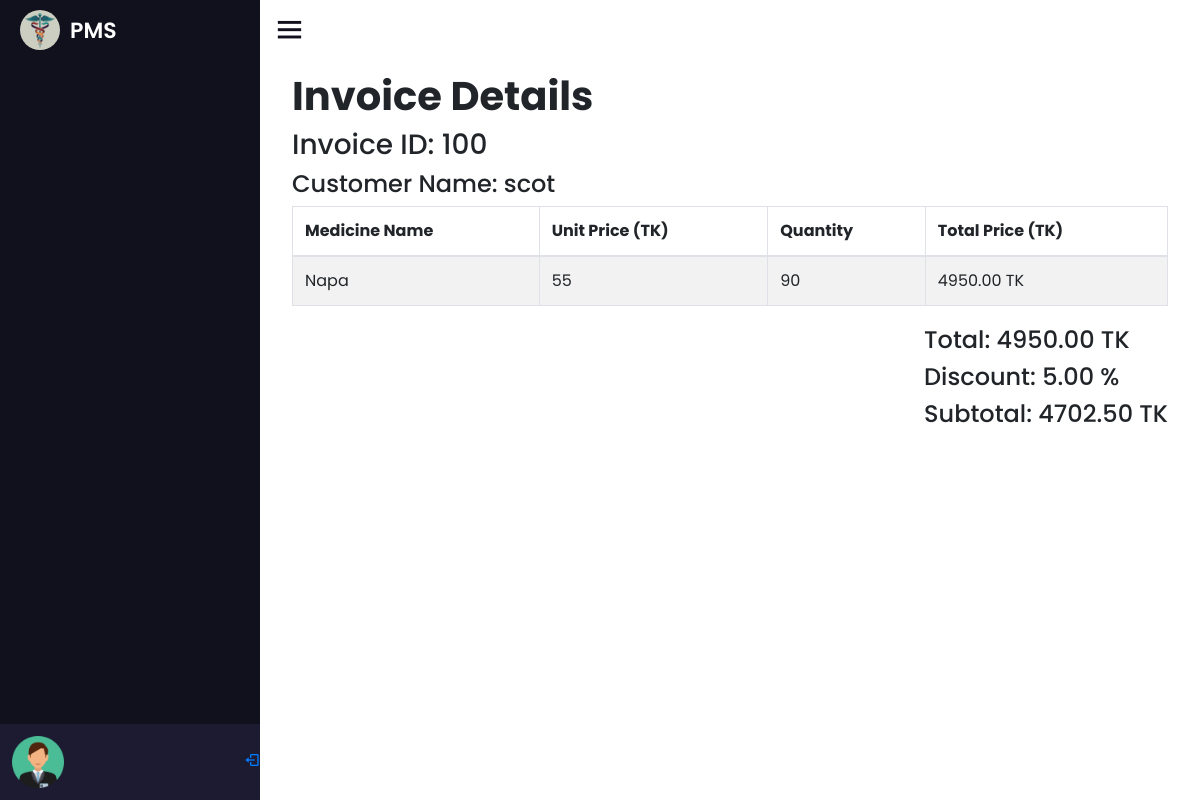
/invoice_details.php?invoice_id=100, run on the app's committed database.
### tables this page shows
CREATE TABLE `invoices` (
  `invoice_id` int(11) NOT NULL,
  `employee_id` int(11) NOT NULL,
  `customer_id` int(11) NOT NULL,
  `total` decimal(10,2) NOT NULL,
  `discount` decimal(10,2) DEFAULT 0.00,
  `subtotal` decimal(10,2) NOT NULL,
  `profit` int(11) NOT NULL,
  `created_at` timestamp NOT NULL DEFAULT current_timestamp()
);

CREATE TABLE `customer` (
  `customer_id` int(11) NOT NULL,
  `customer_name` varchar(100) NOT NULL,
  `customer_email` varchar(100) NOT NULL,
  `customer_number` varchar(100) NOT NULL,
  `date` timestamp NOT NULL DEFAULT current_timestamp()
);

CREATE TABLE `medicine` (
  `medicine_id` int(11) NOT NULL,
  `catagory_id` int(11) NOT NULL,
  `medicine_name` varchar(100) NOT NULL,
  `brand_id` int(100) NOT NULL,
  `generic_id` int(100) NOT NULL,
  `date` timestamp NOT NULL DEFAULT current_timestamp()
);

CREATE TABLE `invoice_items` (
  `invoice_item_id` int(11) NOT NULL,
  `invoice_id` int(11) NOT NULL,
  `medicine_id` int(11) NOT NULL,
  `quantity` int(11) NOT NULL,
  `total_price` decimal(10,2) NOT NULL
);

### invoice_details.php (the view, shortened to what this page needs)
<?php
include 'nav/nav.php';
$invoice_id = $_GET['invoice_id'];
$query = "SELECT invoices.invoice_id, customer.customer_name, invoices.discount, invoices.subtotal,invoices.total, invoices.created_at,
          invoice_items.medicine_id, Medicine.medicine_name, invoice_items.quantity, invoice_items.total_price
          FROM invoices
          INNER JOIN customer ON invoices.customer_id = customer.customer_id
          INNER JOIN invoice_items ON invoices.invoice_id = invoice_items.invoice_id
          INNER JOIN Medicine ON invoice_items.medicine_id = Medicine.medicine_id
          WHERE invoices.invoice_id = $invoice_id";
$result = mysqli_query($conn, $query);
$row = mysqli_fetch_assoc($result);
?>
<div class="container">
    <div class="title">
        <h1 class="font-weight-bold">Invoice Details</h1>
        <h3>Invoice ID: <?php echo $invoice_id; ?></h3>
        <h4>Customer Name: <?php echo $row['customer_name']; ?></h4>
<table id="zctb" class="display table table-striped table-bordered table-hover" cellspacing="0" width="100%">
    <thead>
        <tr>
            <th>Medicine Name</th>
            <th>Unit Price (TK)</th>
            <th>Quantity</th>
            <th>Total Price (TK)</th>
        </tr>
    </thead>
    <tbody>
        <?php
        mysqli_data_seek($result, 0);
        while ($item_row = mysqli_fetch_assoc($result)) : ?>
            <tr>
                <td><?php echo $item_row['medicine_name']; ?></td>
                <td><?php echo $item_row['total_price'] / $item_row['quantity']; ?></td>
                <td><?php echo $item_row['quantity']; ?></td>
                <td><?php echo $item_row['total_price']; ?> TK</td>
            </tr>
        <?php endwhile; ?>
    </tbody>
</table>
        <div class="discount-subtotal">
            <div class="float-right">
                <h4>Total: <?php echo $row['total']; ?> TK</h4>
                <h4>Discount: <?php echo $row['discount']; ?> %</h4>
                <h4>Subtotal: <?php echo $row['subtotal']; ?> TK</h4>
            </div>
        </div>
    </div>
</div>
<?php include 'nav/footer.php'; ?>

### nav/style.css (style rules this page uses)
* { margin: 0; padding: 0; box-sizing: border-box; font-family: 'Poppins', sans-serif; }
* { margin: 0; padding: 0; box-sizing: border-box; }
body { display: flex; justify-content: center; align-items: center; min-height: 100vh; }

### invoice_details.php (style rules this page uses)
body { background: none; }
.container { width: 100%; margin: 0 auto; padding: 20px; }
.discount-subtotal { margin-top: 20px; }
.float-right { float: right; }

### data on the page
invoices: customer.customer_name "scot", medicine.medicine_name "Napa", invoice_items.total_price+quantity "55", invoice_items.quantity "90", invoice_items.total_price "4950.00", total "4950.00", discount "5.00", subtotal "4702.50"

### other printed values
$invoice_id "100"
